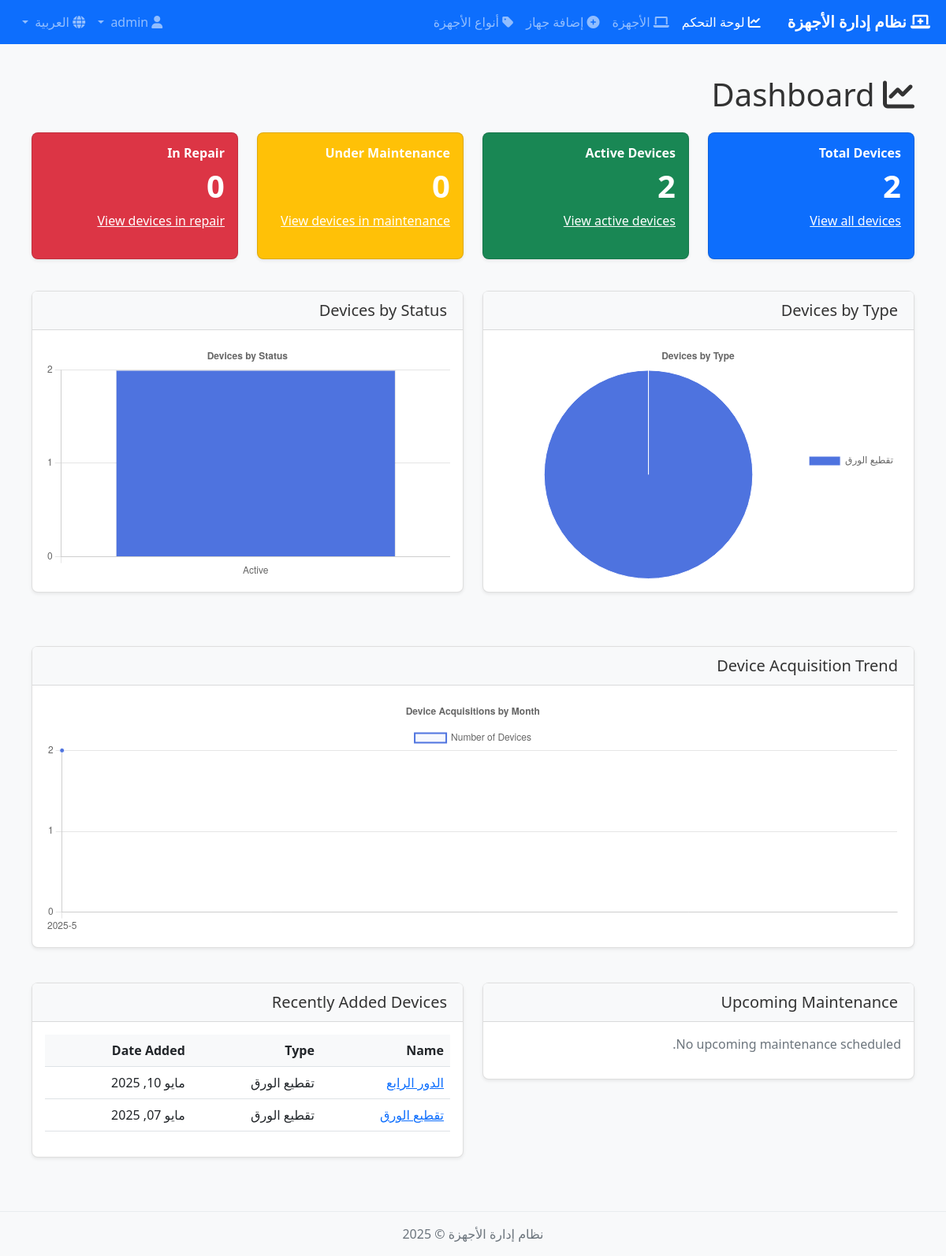
The page /ar/dashboard/ (signed in) on the database as committed earlier.
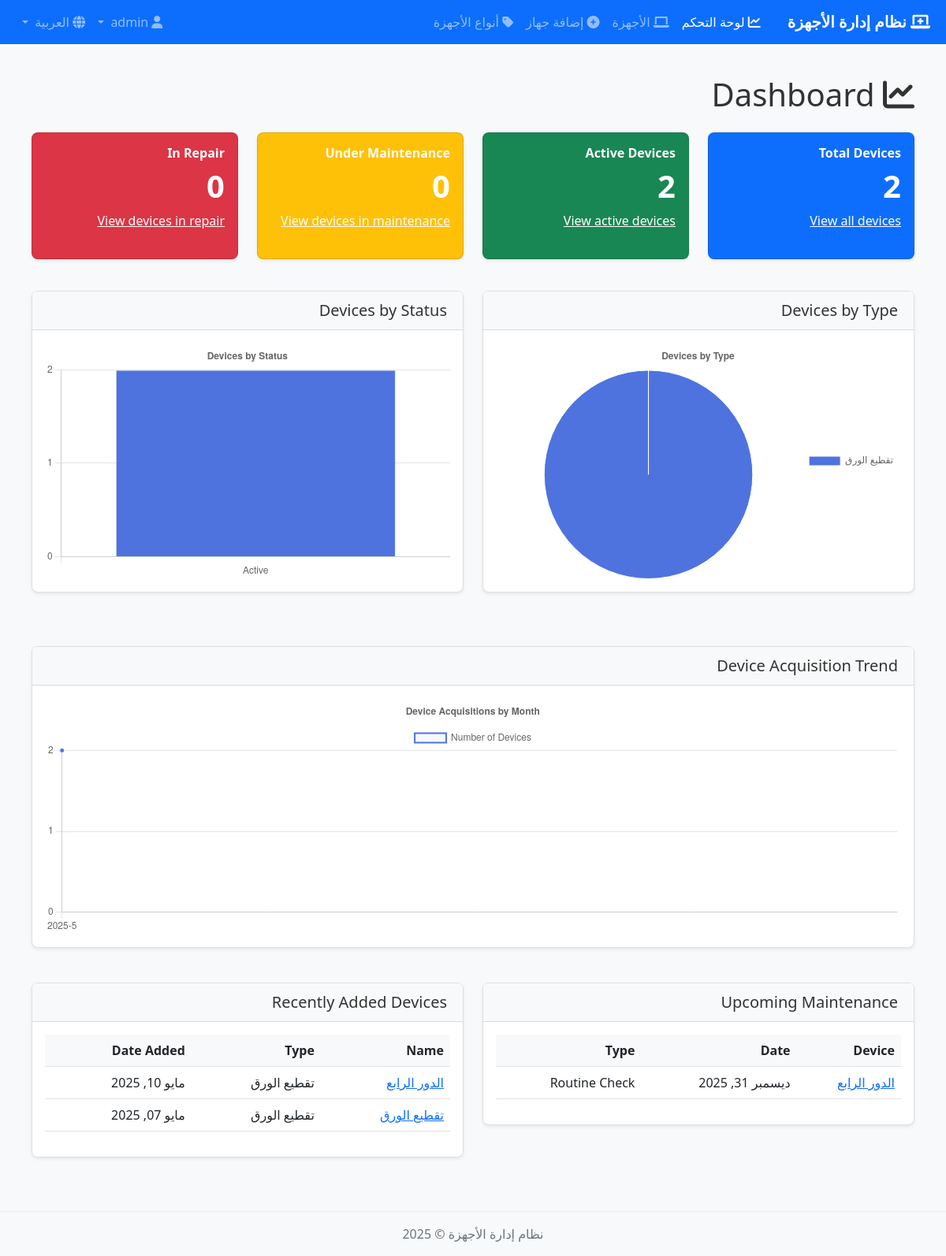
The same page on the database as committed later.
### inventory/models.py (models this page shows, shortened)
class Device(models.Model):
    STATUS_CHOICES = (
        ('active', 'Active'),
        ('maintenance', 'Under Maintenance'),
        ('repair', 'In Repair'),
        ('retired', 'Retired'),
    )
    name = models.CharField(max_length=100)
    device_type = models.ForeignKey(DeviceType, on_delete=models.CASCADE, related_name='devices')
    model = models.CharField(max_length=100)
    serial_number = models.CharField(max_length=100, unique=True)
    barcode = models.UUIDField(default=uuid.uuid4, editable=False, unique=True)
    status = models.CharField(max_length=20, choices=STATUS_CHOICES, default='active')
    description = models.TextField(blank=True)
    location = models.CharField(max_length=200, blank=True)
    acquisition_date = models.DateField(default=timezone.now)
    warranty_expiry = models.DateField(null=True, blank=True)
    additional_info = models.JSONField(default=dict, blank=True)
    created_by = models.ForeignKey(User, on_delete=models.SET_NULL, null=True, related_name='created_devices')
    created_at = models.DateTimeField(auto_now_add=True)
    updated_at = models.DateTimeField(auto_now=True)
    class Meta:
        ordering = ['-updated_at']

class DeviceType(models.Model):
    name = models.CharField(max_length=100)
    description = models.TextField(blank=True)
    class Meta:
        ordering = ['name']

class MaintenanceRecord(models.Model):
    MAINTENANCE_TYPE_CHOICES = (
        ('routine', 'Routine Check'),
        ('repair', 'Repair'),
        ('upgrade', 'Upgrade'),
        ('other', 'Other'),
    )
    device = models.ForeignKey(Device, on_delete=models.CASCADE, related_name='maintenance_records')
    maintenance_date = models.DateField(default=timezone.now)
    maintenance_type = models.CharField(max_length=20, choices=MAINTENANCE_TYPE_CHOICES)
    description = models.TextField()
    performed_by = models.CharField(max_length=100)
    cost = models.DecimalField(max_digits=10, decimal_places=2, null=True, blank=True)
    next_maintenance_date = models.DateField(null=True, blank=True)
    created_by = models.ForeignKey(User, on_delete=models.SET_NULL, null=True)
    created_at = models.DateTimeField(auto_now_add=True)
    class Meta:
        ordering = ['-maintenance_date']

### inventory/views.py (the view)
# urls.py: path('dashboard/', dashboard, name='dashboard'),
@login_required
def dashboard(request):
    device_counts = Device.objects.values('device_type__name').annotate(count=Count('id'))
    status_counts = Device.objects.values('status').annotate(count=Count('id'))
    upcoming_maintenance = MaintenanceRecord.objects.filter(
        next_maintenance_date__gt=timezone.now()
    ).order_by('next_maintenance_date')[:5]
    recent_devices = Device.objects.order_by('-created_at')[:5]
    attention_devices = Device.objects.filter(status__in=['maintenance', 'repair'])
    context = {
        'total_devices': Device.objects.count(),
        'active_devices': Device.objects.filter(status='active').count(),
        'maintenance_devices': Device.objects.filter(status='maintenance').count(),
        'repair_devices': Device.objects.filter(status='repair').count(),
        'retired_devices': Device.objects.filter(status='retired').count(),
        'device_counts': device_counts,
        'status_counts': status_counts,
        'upcoming_maintenance': upcoming_maintenance,
        'recent_devices': recent_devices,
        'attention_devices': attention_devices,
    }
    return render(request, 'dashboard.html', context)

### templates/dashboard.html (shortened to what this page needs)
{% extends 'base.html' %}
{% block content %}
<div class="container-fluid">
    <h1 class="mb-4"><i class="fas fa-chart-line"></i> Dashboard</h1>
    <div class="row mb-4">
        <div class="col-md-3 mb-3">
            <div class="card text-white bg-primary stats-card h-100">
                <div class="card-body">
                    <h5 class="card-title">Total Devices</h5>
                    <h2 class="display-4">{{ total_devices }}</h2>
                    <p class="card-text"><a href="{% url 'inventory:device_list' %}" class="text-white">View all devices</a></p>
                </div>
            </div>
        </div>
        <div class="col-md-3 mb-3">
            <div class="card text-white bg-success stats-card h-100">
                <div class="card-body">
                    <h5 class="card-title">Active Devices</h5>
                    <h2 class="display-4">{{ active_devices }}</h2>
                    <p class="card-text"><a href="{% url 'inventory:device_list' %}?status=active" class="text-white">View active devices</a></p>
                </div>
            </div>
        </div>
        <div class="col-md-3 mb-3">
            <div class="card text-white bg-warning stats-card h-100">
                <div class="card-body">
                    <h5 class="card-title">Under Maintenance</h5>
                    <h2 class="display-4">{{ maintenance_devices }}</h2>
                    <p class="card-text"><a href="{% url 'inventory:device_list' %}?status=maintenance" class="text-white">View devices in maintenance</a></p>
                </div>
            </div>
        </div>
        <div class="col-md-3 mb-3">
            <div class="card text-white bg-danger stats-card h-100">
                <div class="card-body">
                    <h5 class="card-title">In Repair</h5>
                    <h2 class="display-4">{{ repair_devices }}</h2>
                    <p class="card-text"><a href="{% url 'inventory:device_list' %}?status=repair" class="text-white">View devices in repair</a></p>
                </div>
            </div>
        </div>
    </div>
    <div class="row mb-4">
        <div class="col-md-6 mb-4">
            <div class="card">
                <div class="card-header bg-light">
                    <h5 class="mb-0">Devices by Type</h5>
                </div>
                <div class="card-body">
                    <div class="chart-container">
                        <canvas id="deviceTypeChart"></canvas>
                    </div>
                </div>
            </div>
        </div>
        <div class="col-md-6 mb-4">
            <div class="card">
                <div class="card-header bg-light">
                    <h5 class="mb-0">Devices by Status</h5>
                </div>
                <div class="card-body">
                    <div class="chart-container">
                        <canvas id="deviceStatusChart"></canvas>
                    </div>
                </div>
            </div>
        </div>
    </div>
    <div class="row mb-4">
        <div class="col-md-12">
            <div class="card">
                <div class="card-header bg-light">
                    <h5 class="mb-0">Device Acquisition Trend</h5>
                </div>
                <div class="card-body">
                    <div class="chart-container">
                        <canvas id="acquisitionTrendChart"></canvas>
                    </div>
                </div>
            </div>
        </div>
    </div>
    <div class="row">
        <div class="col-md-6 mb-4">
            <div class="card">
                <div class="card-header bg-light">
                    <h5 class="mb-0">Upcoming Maintenance</h5>
                </div>
                <div class="card-body">
                    {% if upcoming_maintenance %}
                    <div class="table-responsive">
                        <table class="table table-hover">
                            <thead>
                                <tr>
                                    <th>Device</th>
                                    <th>Date</th>
                                    <th>Type</th>
                                </tr>
                            </thead>
                            <tbody>
                                {% for record in upcoming_maintenance %}
                                <tr>
                                    <td><a href="{% url 'inventory:device_detail' pk=record.device.id %}">{{ record.device.name }}</a></td>
                                    <td>{{ record.next_maintenance_date|date:"M d, Y" }}</td>
                                    <td>{{ record.get_maintenance_type_display }}</td>
                                </tr>
                                {% endfor %}
                            </tbody>
                        </table>
                    </div>
                    {% else %}
                    <p class="text-muted">No upcoming maintenance scheduled.</p>
                    {% endif %}
                </div>
            </div>
        </div>
        <div class="col-md-6 mb-4">
            <div class="card">
                <div class="card-header bg-light">
                    <h5 class="mb-0">Recently Added Devices</h5>
                </div>
                <div class="card-body">
                    {% if recent_devices %}
                    <div class="table-responsive">
                        <table class="table table-hover">
                            <thead>
                                <tr>
                                    <th>Name</th>
                                    <th>Type</th>
                                    <th>Date Added</th>
                                </tr>
                            </thead>
                            <tbody>
                                {% for device in recent_devices %}
                                <tr>
                                    <td><a href="{% url 'inventory:device_detail' pk=device.id %}">{{ device.name }}</a></td>
                                    <td>{{ device.device_type.name }}</td>
                                    <td>{{ device.created_at|date:"M d, Y" }}</td>
                                </tr>
                                {% endfor %}
                            </tbody>
                        </table>
                    </div>
                    {% else %}
                    <p class="text-muted">No devices added recently.</p>
                    {% endif %}
                </div>
            </div>
        </div>
    </div>
</div>
{% endblock %}

### templates/base.html (shortened to what this page needs)
{% load static i18n %}
<!DOCTYPE html>
<html lang="{{ LANGUAGE_CODE }}" {% if LANGUAGE_CODE == 'ar' %}dir="rtl"{% endif %}>
<head>
    {% if LANGUAGE_CODE == 'ar' %}
    <link rel="stylesheet" href="https://cdn.jsdelivr.net/npm/bootstrap@5.2.3/dist/css/bootstrap.rtl.min.css">
    {% else %}
    <link href="https://cdn.jsdelivr.net/npm/bootstrap@5.2.3/dist/css/bootstrap.min.css" rel="stylesheet">
    {% endif %}
    <link href="https://cdnjs.cloudflare.com/ajax/libs/font-awesome/6.0.0/css/all.min.css" rel="stylesheet">
    <link href="/static/css/style.css" rel="stylesheet">
</head>
<body>
    <nav class="navbar navbar-expand-lg navbar-dark bg-primary">
        <div class="container-fluid">
            <a class="navbar-brand" href="{% url 'dashboard' %}">
                <i class="fas fa-laptop-medical"></i> {% trans "Device Management System" %}
            </a>
            <div class="collapse navbar-collapse" id="navbarNav">
                <ul class="navbar-nav me-auto">
                    {% if user.is_authenticated %}
                    <li class="nav-item">
                        <a class="nav-link" href="{% url 'dashboard' %}">
                            <i class="fas fa-chart-line"></i> {% trans "Dashboard" %}
                        </a>
                    </li>
                    <li class="nav-item">
                        <a class="nav-link" href="{% url 'inventory:device_list' %}">
                            <i class="fas fa-laptop"></i> {% trans "Devices" %}
                        </a>
                    </li>
                    <li class="nav-item">
                        <a class="nav-link" href="{% url 'inventory:device_create' %}">
                            <i class="fas fa-plus-circle"></i> {% trans "Add Device" %}
                        </a>
                    </li>
                    <li class="nav-item">
                        <a class="nav-link" href="{% url 'inventory:device_type_list' %}">
                            <i class="fas fa-tag"></i> {% trans "Device Types" %}
                        </a>
                    </li>
                    {% endif %}
                </ul>
                <ul class="navbar-nav ms-auto">
                    {% if user.is_authenticated %}
                    <li class="nav-item dropdown">
                        <a class="nav-link dropdown-toggle" href="#" id="navbarDropdown" role="button" data-bs-toggle="dropdown">
                            <i class="fas fa-user"></i> {{ user.username }}
                        </a>
                    </li>
                    {% else %}
                    <li class="nav-item">
                        <a class="nav-link" href="{% url 'accounts:login' %}">
                            <i class="fas fa-sign-in-alt"></i> {% trans "Login" %}
                        </a>
                    </li>
                    {% endif %}
                    <li class="nav-item dropdown">
                        <a class="nav-link dropdown-toggle" href="#" id="languageDropdown" role="button" data-bs-toggle="dropdown">
                            <i class="fas fa-globe"></i>
                            {% if LANGUAGE_CODE == 'ar' %}
                            {% trans "Arabic" %}
                            {% else %}
                            {% trans "English" %}
                            {% endif %}
                        </a>
                    </li>
                </ul>
            </div>
        </div>
    </nav>
    <div class="container-fluid py-4">
        {% block content %}
        {% endblock %}
    </div>
    <footer class="footer mt-auto py-3 bg-light">
        <div class="container text-center">
            <span class="text-muted">{% trans "Device Management System" %} &copy; {% now "Y" %}</span>
        </div>
    </footer>
</body>
</html>

### static/css/style.css (style rules this page uses)
body { font-family: 'Segoe UI', Tahoma, Geneva, Verdana, sans-serif; background-color: #f8f9fa; color: #333; }
.container-fluid { padding: 0 20px; }
.navbar-brand { font-weight: 600; padding-left: 10px; }
.card { border-radius: 8px; border: 1px solid rgba(0, 0, 0, 0.125); box-shadow: 0 0.125rem 0.25rem rgba(0, 0, 0, 0.075); margin-bottom: 20px; }
.card-header { border-bottom: 1px solid rgba(0, 0, 0, 0.125); background-color: #f8f9fa; padding: 0.75rem 1.25rem; }
.stats-card { border-radius: 8px; overflow: hidden; }
.stats-card .card-title { font-size: 1rem; font-weight: 600; }
.stats-card .display-4 { font-size: 2.5rem; font-weight: 700; }
.table-responsive { margin-bottom: 0; }
.table thead { background-color: #f8f9fa; }
.footer { background-color: #f8f9fa; border-top: 1px solid #e9ecef; color: #6c757d; padding: 1rem 0; }

### templates/dashboard.html (style rules this page uses)
.stats-card { transition: transform 0.3s; }
.chart-container { position: relative; height: 300px; width: 100%; }

Rows that differ between the two databases and show on the page:
added MaintenanceRecord: device.name "الدور الرابع", next_maintenance_date "ديسمبر 31, 2025", maintenance_type "Routine Check"
Other text that changed with them:
text no longer shown: "No upcoming maintenance scheduled."
text now shown: "Device Date Type"
